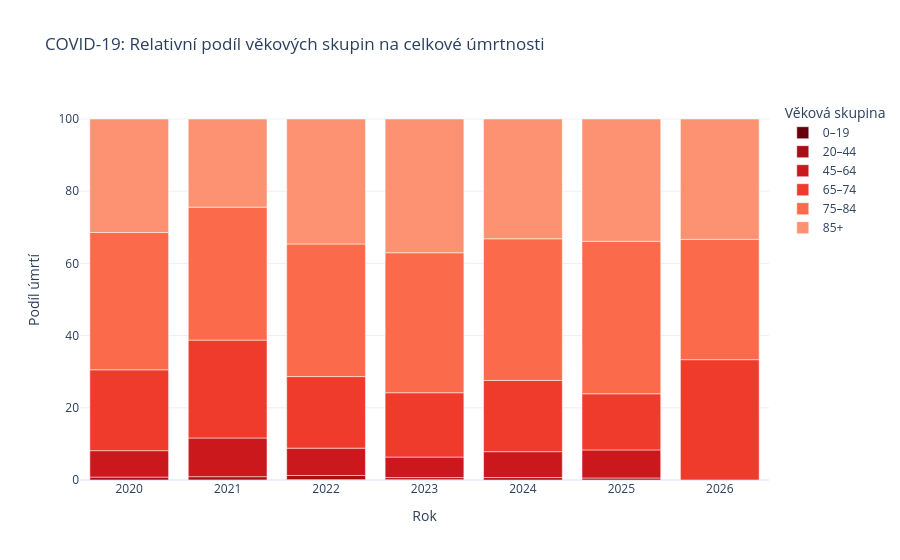
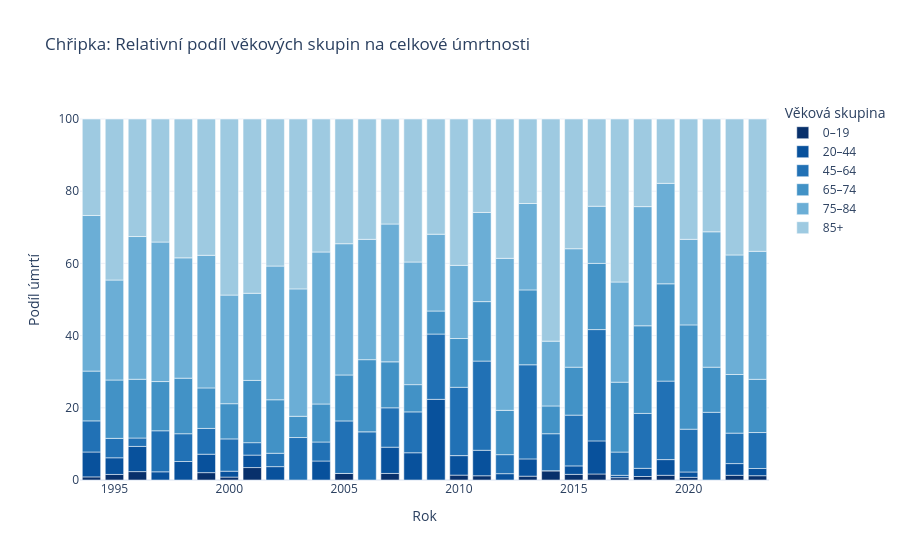

Notebook cell for these charts, in order:
### Markdown cell above
V této fázi analýzy přecházíme od absolutních počtů k vyjádření procentuálního podílu jednotlivých věkových skupin na celkové mortalitě. Tento metodický přístup je klíčový pro eliminaci vlivu různé intenzity epidemií v jednotlivých letech a umožňuje identifikovat, které věkové kohorty jsou v rámci daného onemocnění nejvíce ohroženy.

**Klíčové parametry analýzy:**

    Normalizace na 100 % (barnorm='percent'): Tato transformace přepočítává výšku sloupců tak, aby každý rok představoval plných 100 %. Díky tomu lze okamžitě odečíst, jakou část obětí tvořili například senioři nad 85 let ve srovnání s mladšími ročníky.

    Identifikace demografických trendů: U COVID-19 lze tímto způsobem sledovat, zda se s postupem času (nástup vakcinace, proměna variant viru) měnil „věkový profil“ obětí. U chřipky graf odhaluje stabilitu (nebo proměnlivost) věkového složení zemřelých v horizontu téměř tří desetiletí.

    Vizuální komparace (Červená vs. Modrá): Zachování barevné logiky (červené odstíny pro COVID-19, modré pro chřipku) usnadňuje čtenáři orientaci při rychlém listování analytickou částí práce.

Tento typ vizualizace je v diplomové práci zásadním argumentem pro kapitoly o rizikových skupinách. Umožňuje exaktně doložit, zda COVID-19 zasahoval mladší věkové skupiny relativně častěji než sezónní chřipka, nebo zda je profil úmrtnosti u obou onemocnění u seniorů nad 65 let dominantně podobný.

### Code cell
#RELATIVNÍ PODÍL - COVID-19 ---
fig_covid_share = px.bar(
    df_covid_age_total, 
    x='rok', 
    y='pocet_umrti', 
    color='vekova_skupina',
    title='COVID-19: Relativní podíl věkových skupin na celkové úmrtnosti',
    labels={'pocet_umrti': 'Podíl úmrtí', 'rok': 'Rok', 'vekova_skupina': 'Věková skupina'},
    category_orders={"vekova_skupina": ['0–19', '20–44', '45–64', '65–74', '75–84', '85+']},
    color_discrete_sequence=px.colors.sequential.Reds_r,
    template='plotly_white'
)

fig_covid_share.update_layout(barmode='relative', barnorm='percent')
fig_covid_share.show()


# RELATIVNÍ PODÍL - CHŘIPKA ---
fig_flu_share = px.bar(
    df_chripka_age_sum, 
    x='rok', 
    y='pocet_umrti', 
    color='Věková kategorie',
    title='Chřipka: Relativní podíl věkových skupin na celkové úmrtnosti',
    labels={'pocet_umrti': 'Podíl úmrtí', 'rok': 'Rok', 'Věková kategorie': 'Věková skupina'},
    category_orders={"Věková kategorie": ['0–19', '20–44', '45–64', '65–74', '75–84', '85+']},
    color_discrete_sequence=px.colors.sequential.Blues_r,
    template='plotly_white'
)

fig_flu_share.update_layout(barmode='relative', barnorm='percent')
fig_flu_share.show()

### Figure 1 — Plotly figure (JSON) as saved in the notebook; plotly's stock layout.template omitted (floating-point values rounded to 4 significant figures)
{"data": [{"hovertemplate": "Věková skupina=0–19<br>Rok=%{x}<br>Podíl úmrtí=%{y}<extra></extra>", "legendgroup": "0–19", "marker": {"color": "rgb(103,0,13)", "pattern": {"shape": ""}}, "name": "0–19", "orientation": "v", "showlegend": true, "textposition": "auto", "type": "bar", "x": [2020.0, 2021.0, 2022.0, 2023.0, 2024.0, 2025.0, 2026.0], "xaxis": "x", "y": [1.0, 7.0, 6.0, 1.0, 0.0, 0.0, 0.0], "yaxis": "y"}, {"hovertemplate": "Věková skupina=20–44<br>Rok=%{x}<br>Podíl úmrtí=%{y}<extra></extra>", "legendgroup": "20–44", "marker": {"color": "rgb(165,15,21)", "pattern": {"shape": ""}}, "name": "20–44", "orientation": "v", "showlegend": true, "textposition": "auto", "type": "bar", "x": [2020.0, 2021.0, 2022.0, 2023.0, 2024.0, 2025.0, 2026.0], "xaxis": "x", "y": [95.0, 217.0, 66.0, 7.0, 3.0, 1.0, 0.0], "yaxis": "y"}, {"hovertemplate": "Věková skupina=45–64<br>Rok=%{x}<br>Podíl úmrtí=%{y}<extra></extra>", "legendgroup": "45–64", "marker": {"color": "rgb(203,24,29)", "pattern": {"shape": ""}}, "name": "45–64", "orientation": "v", "showlegend": true, "textposition": "auto", "type": "bar", "x": [2020.0, 2021.0, 2022.0, 2023.0, 2024.0, 2025.0, 2026.0], "xaxis": "x", "y": [881.0, 2612.0, 438.0, 69.0, 32.0, 14.0, 0.0], "yaxis": "y"}, {"hovertemplate": "Věková skupina=65–74<br>Rok=%{x}<br>Podíl úmrtí=%{y}<extra></extra>", "legendgroup": "65–74", "marker": {"color": "rgb(239,59,44)", "pattern": {"shape": ""}}, "name": "65–74", "orientation": "v", "showlegend": true, "textposition": "auto", "type": "bar", "x": [2020.0, 2021.0, 2022.0, 2023.0, 2024.0, 2025.0, 2026.0], "xaxis": "x", "y": [2692.0, 6608.0, 1146.0, 216.0, 88.0, 28.0, 3.0], "yaxis": "y"}, {"hovertemplate": "Věková skupina=75–84<br>Rok=%{x}<br>Podíl úmrtí=%{y}<extra></extra>", "legendgroup": "75–84", "marker": {"color": "rgb(251,106,74)", "pattern": {"shape": ""}}, "name": "75–84", "orientation": "v", "showlegend": true, "textposition": "auto", "type": "bar", "x": [2020.0, 2021.0, 2022.0, 2023.0, 2024.0, 2025.0, 2026.0], "xaxis": "x", "y": [4570.0, 8975.0, 2123.0, 470.0, 175.0, 76.0, 3.0], "yaxis": "y"}, {"hovertemplate": "Věková skupina=85+<br>Rok=%{x}<br>Podíl úmrtí=%{y}<extra></extra>", "legendgroup": "85+", "marker": {"color": "rgb(252,146,114)", "pattern": {"shape": ""}}, "name": "85+", "orientation": "v", "showlegend": true, "textposition": "auto", "type": "bar", "x": [2020.0, 2021.0, 2022.0, 2023.0, 2024.0, 2025.0, 2026.0], "xaxis": "x", "y": [3778.0, 5952.0, 2001.0, 449.0, 148.0, 61.0, 3.0], "yaxis": "y"}], "layout": {"barmode": "relative", "barnorm": "percent", "legend": {"title": {"text": "Věková skupina"}, "tracegroupgap": 0}, "title": {"text": "COVID-19: Relativní podíl věkových skupin na celkové úmrtnosti"}, "xaxis": {"anchor": "y", "domain": [0, 1], "title": {"text": "Rok"}}, "yaxis": {"anchor": "x", "domain": [0, 1], "title": {"text": "Podíl úmrtí"}}}}

### Figure 2 — Plotly figure (JSON) as saved in the notebook; plotly's stock layout.template omitted (floating-point values rounded to 4 significant figures)
{"data": [{"hovertemplate": "Věková skupina=0–19<br>Rok=%{x}<br>Podíl úmrtí=%{y}<extra></extra>", "legendgroup": "0–19", "marker": {"color": "rgb(8,48,107)", "pattern": {"shape": ""}}, "name": "0–19", "orientation": "v", "showlegend": true, "textposition": "auto", "type": "bar", "x": [1994, 1995, 1996, 1997, 1998, 1999, 2000, 2001, 2002, 2003, 2004, 2005, 2006, 2007, 2008, 2009, 2010, 2011, 2012, 2013, 2014, 2015, 2016, 2017, 2018, 2019, 2020, 2021, 2022, 2023], "xaxis": "x", "y": [2.0, 4.0, 2.0, 0.0, 0.0, 4.0, 2.0, 2.0, 0.0, 0.0, 0.0, 2.0, 0.0, 2.0, 0.0, 0.0, 2.0, 2.0, 0.0, 4.0, 2.0, 4.0, 4.0, 2.0, 6.0, 6.0, 2.0, 0.0, 4.0, 6.0], "yaxis": "y"}, {"hovertemplate": "Věková skupina=20–44<br>Rok=%{x}<br>Podíl úmrtí=%{y}<extra></extra>", "legendgroup": "20–44", "marker": {"color": "rgb(8,81,156)", "pattern": {"shape": ""}}, "name": "20–44", "orientation": "v", "showlegend": true, "textposition": "auto", "type": "bar", "x": [1994, 1995, 1996, 1997, 1998, 1999, 2000, 2001, 2002, 2003, 2004, 2005, 2006, 2007, 2008, 2009, 2010, 2011, 2012, 2013, 2014, 2015, 2016, 2017, 2018, 2019, 2020, 2021, 2022, 2023], "xaxis": "x", "y": [16.0, 12.0, 6.0, 2.0, 4.0, 10.0, 4.0, 2.0, 2.0, 0.0, 2.0, 0.0, 0.0, 8.0, 8.0, 42.0, 8.0, 12.0, 2.0, 18.0, 0.0, 6.0, 22.0, 2.0, 14.0, 20.0, 4.0, 0.0, 10.0, 10.0], "yaxis": "y"}, {"hovertemplate": "Věková skupina=45–64<br>Rok=%{x}<br>Podíl úmrtí=%{y}<extra></extra>", "legendgroup": "45–64", "marker": {"color": "rgb(33,113,181)", "pattern": {"shape": ""}}, "name": "45–64", "orientation": "v", "showlegend": true, "textposition": "auto", "type": "bar", "x": [1994, 1995, 1996, 1997, 1998, 1999, 2000, 2001, 2002, 2003, 2004, 2005, 2006, 2007, 2008, 2009, 2010, 2011, 2012, 2013, 2014, 2015, 2016, 2017, 2018, 2019, 2020, 2021, 2022, 2023], "xaxis": "x", "y": [20.0, 14.0, 2.0, 10.0, 6.0, 14.0, 22.0, 2.0, 2.0, 12.0, 2.0, 16.0, 4.0, 12.0, 12.0, 34.0, 28.0, 42.0, 6.0, 98.0, 8.0, 36.0, 74.0, 20.0, 94.0, 100.0, 32.0, 6.0, 26.0, 50.0], "yaxis": "y"}, {"hovertemplate": "Věková skupina=65–74<br>Rok=%{x}<br>Podíl úmrtí=%{y}<extra></extra>", "legendgroup": "65–74", "marker": {"color": "rgb(66,146,198)", "pattern": {"shape": ""}}, "name": "65–74", "orientation": "v", "showlegend": true, "textposition": "auto", "type": "bar", "x": [1994, 1995, 1996, 1997, 1998, 1999, 2000, 2001, 2002, 2003, 2004, 2005, 2006, 2007, 2008, 2009, 2010, 2011, 2012, 2013, 2014, 2015, 2016, 2017, 2018, 2019, 2020, 2021, 2022, 2023], "xaxis": "x", "y": [32.0, 42.0, 14.0, 12.0, 12.0, 22.0, 24.0, 10.0, 8.0, 6.0, 4.0, 14.0, 6.0, 14.0, 8.0, 12.0, 20.0, 28.0, 14.0, 78.0, 6.0, 34.0, 44.0, 60.0, 150.0, 124.0, 78.0, 4.0, 50.0, 74.0], "yaxis": "y"}, {"hovertemplate": "Věková skupina=75–84<br>Rok=%{x}<br>Podíl úmrtí=%{y}<extra></extra>", "legendgroup": "75–84", "marker": {"color": "rgb(107,174,214)", "pattern": {"shape": ""}}, "name": "75–84", "orientation": "v", "showlegend": true, "textposition": "auto", "type": "bar", "x": [1994, 1995, 1996, 1997, 1998, 1999, 2000, 2001, 2002, 2003, 2004, 2005, 2006, 2007, 2008, 2009, 2010, 2011, 2012, 2013, 2014, 2015, 2016, 2017, 2018, 2019, 2020, 2021, 2022, 2023], "xaxis": "x", "y": [100.0, 72.0, 34.0, 34.0, 26.0, 72.0, 74.0, 14.0, 20.0, 36.0, 16.0, 40.0, 10.0, 42.0, 36.0, 40.0, 30.0, 42.0, 48.0, 90.0, 14.0, 84.0, 38.0, 86.0, 204.0, 128.0, 64.0, 12.0, 102.0, 178.0], "yaxis": "y"}, {"hovertemplate": "Věková skupina=85+<br>Rok=%{x}<br>Podíl úmrtí=%{y}<extra></extra>", "legendgroup": "85+", "marker": {"color": "rgb(158,202,225)", "pattern": {"shape": ""}}, "name": "85+", "orientation": "v", "showlegend": true, "textposition": "auto", "type": "bar", "x": [1994, 1995, 1996, 1997, 1998, 1999, 2000, 2001, 2002, 2003, 2004, 2005, 2006, 2007, 2008, 2009, 2010, 2011, 2012, 2013, 2014, 2015, 2016, 2017, 2018, 2019, 2020, 2021, 2022, 2023], "xaxis": "x", "y": [62.0, 116.0, 28.0, 30.0, 30.0, 74.0, 120.0, 28.0, 22.0, 48.0, 14.0, 38.0, 10.0, 32.0, 42.0, 60.0, 60.0, 44.0, 44.0, 88.0, 48.0, 92.0, 58.0, 140.0, 150.0, 82.0, 90.0, 10.0, 116.0, 184.0], "yaxis": "y"}], "layout": {"barmode": "relative", "barnorm": "percent", "legend": {"title": {"text": "Věková skupina"}, "tracegroupgap": 0}, "title": {"text": "Chřipka: Relativní podíl věkových skupin na celkové úmrtnosti"}, "xaxis": {"anchor": "y", "domain": [0, 1], "title": {"text": "Rok"}}, "yaxis": {"anchor": "x", "domain": [0, 1], "title": {"text": "Podíl úmrtí"}}}}
